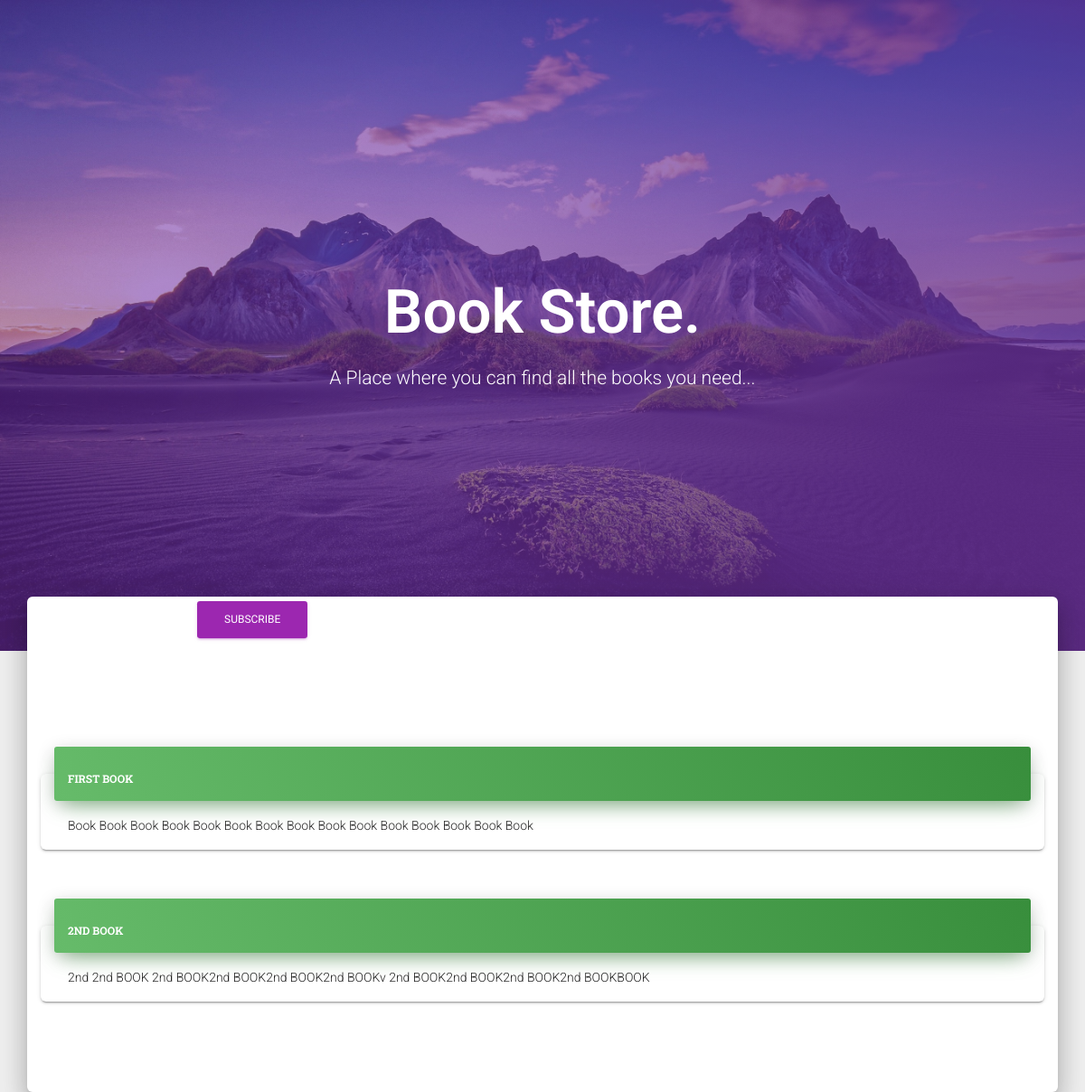
Page /user/index on the earlier database version.
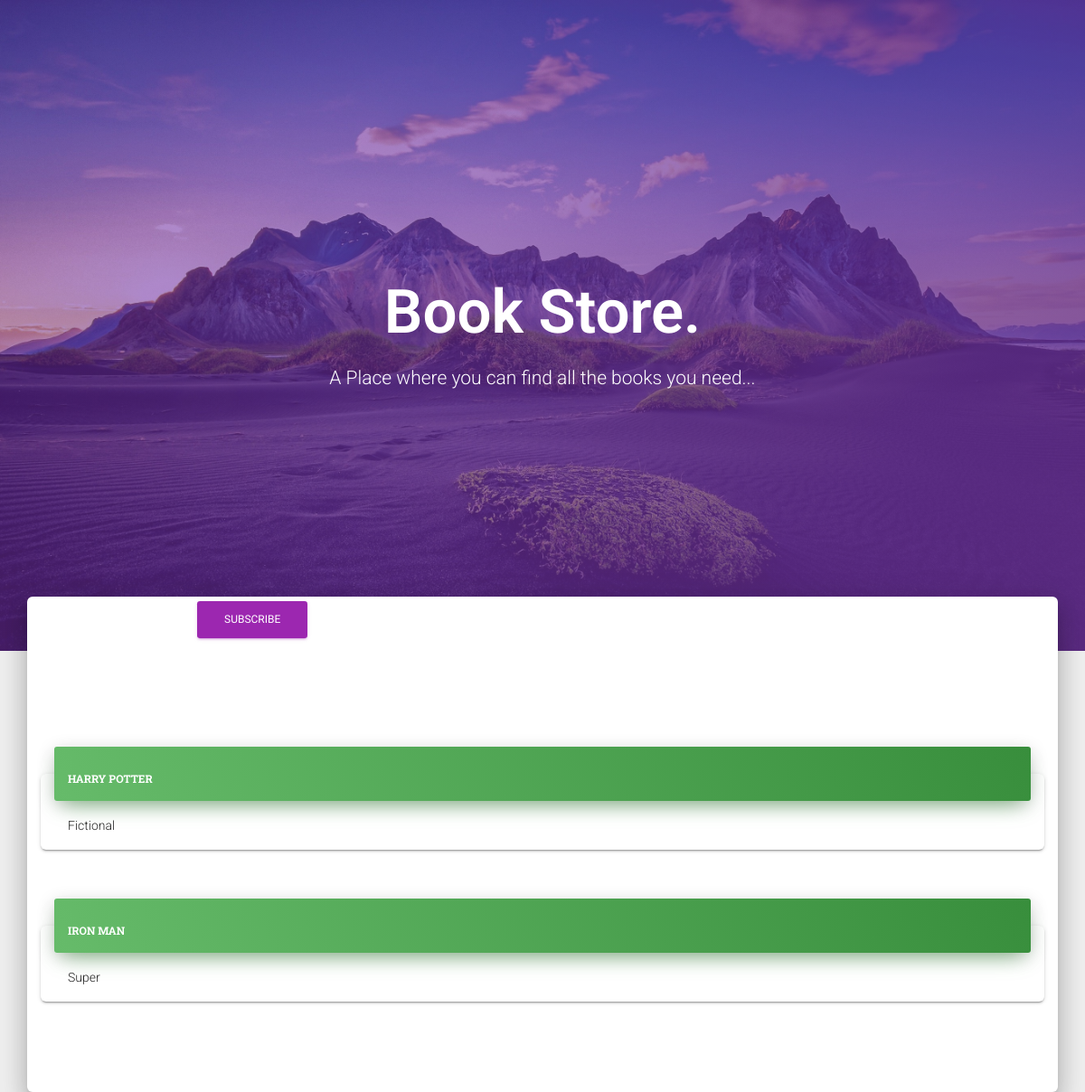
Same page on the later database version.
### bookstore/models.py (models this page shows, shortened)
class BookStore(models.Model):
    STATE = (
        ("available", "Available"),
        ("not_available", "Not Available"),
    )
    title = models.CharField("Title", max_length=50)
    description = models.TextField("Description", max_length=2000)
    availability = models.CharField(choices=STATE, max_length=20)
    timestamp = models.DateField(auto_now_add=True)
    updated = models.DateField(auto_now=True)

### authentication/views.py (the view)
# urls.py: path('index', IndexView.as_view(), name='index'),
class IndexView(View):
    template_name = 'index.html'
    def get(self, request):
        query = request.GET.get('q', False)
        if query:
            result = BookStore.objects.filter(
                Q(title__icontains=query) |
                Q(description__icontains=query)
            ).order_by('-timestamp')
            all_books = result.filter(availability='available')
        else:
            all_books = BookStore.objects.filter(availability='available').order_by('-timestamp')
        return render(request, self.template_name, {'all_books': all_books,
                                                    }
                      )

### authentication/templates/authentication/index.html (shortened to what this page needs)
<!DOCTYPE html>
{% load static %}
<html lang="en">
<head>
  <link rel="stylesheet" href="https://maxcdn.bootstrapcdn.com/font-awesome/latest/css/font-awesome.min.css">
<link rel="stylesheet" href="https://cdn.jsdelivr.net/npm/bootstrap-select@1.13.9/dist/css/bootstrap-select.min.css">
  <link href="{% static 'css/material-kit.css' %}" rel="stylesheet" />
</head>
<body class="index-page sidebar-collapse">
  <nav class="navbar navbar-transparent navbar-color-on-scroll fixed-top navbar-expand-lg" color-on-scroll="100" id="sectionsNav">
  </nav>
  <div class="page-header header-filter clear-filter purple-filter" data-parallax="true" style="background-image: url('{% static 'img/landscape.jpg' %}');">
    <div class="container">
      <div class="row">
        <div class="col-md-8 ml-auto mr-auto">
          <div class="brand">
            <h1>Book Store.</h1>
            <h3>A Place where you can find all the books you need...</h3>
          </div>
        </div>
      </div>
    </div>
  </div>
  <div class="main main-raised">
      <form class="form-inline" method="POST" action ="{% url 'authentication:subscription' %}">
  <div class="form-group mb-2">
    <input type="text" readonly class="form-control-plaintext" id="staticEmail2" value="{{request.user.email}}">
  </div>
  {% if request.user.profile.subscribed %}
  <button type="submit" class="btn btn-primary mb-2">Unsubscribe</button>
    {% else %}
  <button type="submit" class="btn btn-primary mb-2">Subscribe</button>
{% endif %}
</form>
     <div class="section section-tabs">
      <div class="container">
          {% for book in all_books %}
          <br>
        <div class="card">
          <div class="card-header card-header-text card-header-success">
            <div class="card-text">
              <h6 class="card-title"><a href="#" class="card-link">{{book.title}}</a></h6>
            </div>
          </div>
          <div class="card-body">
                <p class="card-text">{{book.description}}</p>
          </div>
      </div>
          {% endfor %}
      </div>
    </div>
  </div>
</body>
</html>

Differences in the rows shown:
changed BookStore: title "FIRST BOOK" → "HARRY POTTER"; description "Book Book Book Book Book Book Book Book Book Book Book Book Book Book Book" → "Fictional"
changed BookStore: title "2ND BOOK" → "IRON MAN"; description "2nd 2nd BOOK 2nd BOOK2nd BOOK2nd BOOK2nd BOOKv 2nd BOOK2nd BOOK2nd BOOK2nd BOOKBOOK" → "Super"
